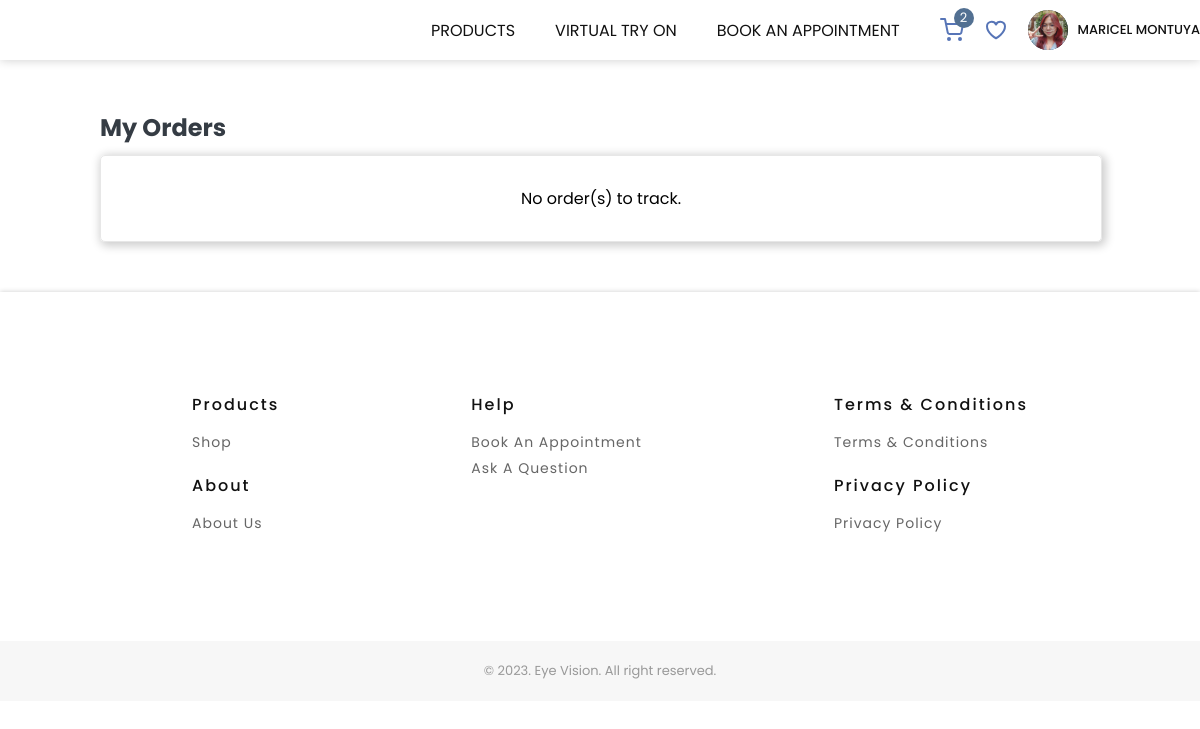
The app's page /shop/orders.php (signed in), older data.
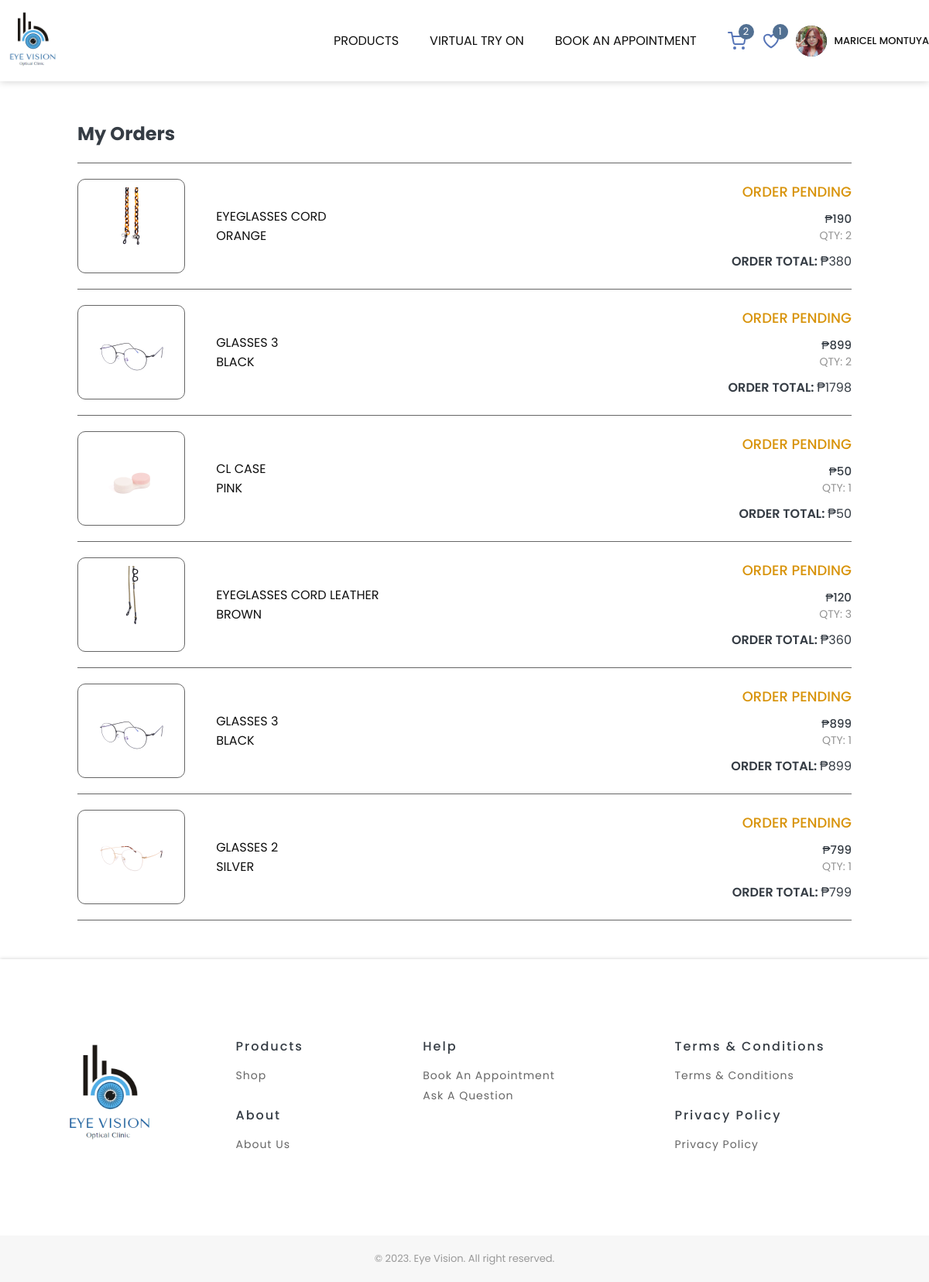
The same page, newer data.
### tables this page shows
CREATE TABLE `logo` (
  `id` int(11) NOT NULL,
  `Image` text NOT NULL
);

CREATE TABLE `orders` (
  `orderID` varchar(10) NOT NULL,
  `Product_ID` varchar(10) NOT NULL,
  `Product_name` varchar(50) NOT NULL,
  `Quantity` int(11) NOT NULL,
  `Price` varchar(5) NOT NULL,
  `User_id` int(11) NOT NULL,
  `User_name` varchar(50) NOT NULL,
  `User_email` varchar(50) NOT NULL,
  `Phone` varchar(15) NOT NULL,
  `Address` text NOT NULL,
  `Note` text NOT NULL,
  `Status` varchar(15) NOT NULL,
  `DateOrdered` datetime NOT NULL DEFAULT current_timestamp()
);

CREATE TABLE `products` (
  `ID` varchar(10) NOT NULL,
  `Name` varchar(100) NOT NULL,
  `Price` varchar(5) NOT NULL,
  `Color` varchar(20) NOT NULL,
  `Category` varchar(50) NOT NULL,
  `Description` text NOT NULL,
  `Stock` int(11) NOT NULL,
  `Image` text NOT NULL
);

### shop/orders.php (the view, shortened to what this page needs)
<?php
    $user_id = $_SESSION['user_id'];
    include '../db_connection.php';
    mysqli_select_db($con, 'user');
    function getStatusColorClass($status){
        switch ($status) {
            case 'Order Pending':
                return 'orange-text';
        }
    }
?>
<!DOCTYPE html>
<html lang="en">
<head>
    <link rel="stylesheet" href="../styles/global.css?v=2" />
    <link rel="stylesheet" href="../styles/orders.css?v=10" />
</head>
<body>
    <section id="navigation-bar">
        <div class="navbar">
            <div>
                <a href="index.php" class="logo">
                    <?php
                        mysqli_select_db($con, 'cms');
                        $getLogo = "SELECT * FROM logo WHERE id = '1'";
                        $logo = mysqli_query($con, $getLogo);
                        while ($row = mysqli_fetch_array($logo)){
                            $image = $row['Image'];
                            echo "<img src='../public/images/$image' alt='Logo' height='85px'>";
                        }
                    ?> </a>
            </div>
            <div class="nav-items">
                <div class="dropdown">
                    <a>Products</a>
                        <?php
                            include '../db_connection.php';
                            mysqli_select_db($con, 'product');
                        ?>
                </div>
                <a href="virtual-try-on.php">Virtual Try On</a>
                <a href="appointment.php">Book an Appointment</a>
                <div class="svg-items">
                    <a href="cart.php" class="dropbtn cart">
                        <?php
                            if(isset($_SESSION['is_logged_in']) && $_SESSION['is_logged_in'] === true){
                                mysqli_select_db($con, 'user');
                                $sql = "SELECT COUNT(*) AS totalItems FROM cart WHERE User_id = '$user_id'";
                                $res = mysqli_query($con, $sql);
                                if ($res) {
                                    $row = mysqli_fetch_assoc($res);
                                    $totalItems = $row['totalItems'];
                                    if ($totalItems != 0){
                                        echo "<span class='item-number'>$totalItems</span>" ;
                                    }
                                }
                            }
                        ?>
                    </a>
                    <a href="wishlist.php" class="dropbtn wishlist">
                        <?php
                            if(isset($_SESSION['is_logged_in']) && $_SESSION['is_logged_in'] === true){
                                mysqli_select_db($con, 'user');
                                $sql = "SELECT COUNT(*) AS totalItems FROM wishlist WHERE User_id = '$user_id'";
                                $res = mysqli_query($con, $sql);
                                if ($res) {
                                    $row = mysqli_fetch_assoc($res);
                                    $totalItems = $row['totalItems'];
                                    if ($totalItems != 0){
                                        echo "<span class='item-number'>$totalItems</span>" ;
                                    }
                                }
                            }
                        ?>
                    </a>
                    <div class="dropdown">
                        <div class="dropbtn">
                            <div class="navImage" id="navImage">
                                <img src="#" alt="" id="navbarProfile">
                            </div>
                            <p id="user">My Account</p>
                        </div>
                    </div>
                </div>
            </div>
        </div>
    </section>
    <section class="order-container">
        <div class="">
            <?php
                $getOrderDetails = "SELECT orderID, Product_ID, Product_name, Quantity, a.Price as origPrice, b.Price, Color, Image, User_id, User_name, User_email, Phone, Address, Note, Status FROM product.products a join user.orders b on a.ID = b.Product_ID WHERE User_id = '$user_id'";
                $result = mysqli_query($con, $getOrderDetails);
            ?>
            <?php if(mysqli_num_rows($result) === 0){
                echo " <div class='no-items'>
                            <h2 class='dark-text'>My Orders</h2>
                            <div class='order-card'>
                            <p>No order(s) to track.</p>
                        </div>
                        </div>";
            } else { ?>
            <div class="">
                <div class="">
                    <h2 class="dark-text header">My Orders</h2>
                    <?php while ($row = mysqli_fetch_array($result)){?>
                    <div class="divider"></div>
                    <a href="order-track.php?order-id=<?php echo $row['orderID']?>" class="order-item">
                        <div class="item-image">
                            <img src="../public/images/<?php echo $row['Image']?>"
                                alt="<?php echo $row['Product_name']?>" height="100">
                        </div>
                        <div class="order-detail">
                            <p><?php echo $row['Product_name']?></p>
                            <p>
                                <?php echo $row['Color']?>
                            </p>
                        </div>
                        <div class="order-detail-2">
                            <p class="status <?php echo getStatusColorClass($row['Status']); ?>">
                                <?php echo $row['Status']?>
                            </p>
                            <p class="price">₱<?php echo $row['origPrice']?></p>
                            <p class="quantity">Qty: <?php echo $row['Quantity']?></p>
                            <p class="total">Order Total: <span class="total-price"> ₱<?php echo $row['Price']?></span>
                            </p>
                        </div>
                    </a>
                    <?php }?>
                    <div class="divider"></div>
                </div>
            </div>
            <?php }?>
        </div>
    </section>
    <footer>
        <div class="container">
            <div class="footer-content">
                <div class="footer-logo">
                    <a href="index.php">
                        <?php
                        mysqli_select_db($con, 'cms');
                        $getLogo = "SELECT * FROM logo WHERE id = '1'";
                        $logo = mysqli_query($con, $getLogo);
                        while ($row = mysqli_fetch_array($logo)){
                            $image = $row['Image'];
                            echo "<img src='../public/images/$image' alt='Logo' height='150'>";
                        }
                    ?> </a>
                </div>
                <div class="two-column">
                    <div>
                        <h3 class="dark-text">Products</h3>
                        <div class="footer-item">
                            <a href="index.php">Shop</a>
                        </div>
                    </div>
                    <div>
                        <h3 class="dark-text">About</h3>
                        <div class="footer-item">
                            <a href="../about.php">About Us</a>
                        </div>
                    </div>
                </div>
                <div>
                    <h3 class="dark-text">Help</h3>
                    <div class="footer-item">
                        <a href="appointment.php">Book an appointment</a>
                        <a href="../contact.php">Ask a question</a>
                    </div>
                </div>
                <div class="two-column">
                    <div>
                        <h3 class="dark-text">Terms & Conditions</h3>
                        <div class="footer-item">
                            <a href="">Terms & Conditions</a>
                        </div>
                    </div>
                    <div>
                        <h3 class="dark-text">Privacy Policy</h3>
                        <div class="footer-item">
                            <a href="">Privacy Policy</a>
                        </div>
                    </div>
                </div>
            </div>
        </div>
    </footer>
    <div class="footer-bottom">
        <div class="footer-container">
            <p>© 2023. Eye Vision. All right reserved.</p>
        </div>
    </div>
</body>
</html>

### styles/global.css (style rules this page uses)
html { scroll-behavior: smooth; }
body { margin: 0; color: #353c44; font-family: "Poppins", sans-serif; background-color: white; font-size: 16px; }
p, h1, h2, h3, h4, h5, h6 { margin: 0; }
.container { max-width: 1336px; margin: auto; padding: 100px 0; }
a { text-decoration: none; color: #111111; font-weight: 400; padding: 0; text-transform: uppercase; }
::placeholder { color: #999999; opacity: 1; }
.logo { line-height: 0; display: flex; align-items: center; }
#navigation-bar { position: sticky; z-index: 30; top: 0; background-color: white; width: 100%; box-shadow: 0px 0px 10px 0px rgba(0, 0, 0, 0.2); }
.navbar { padding: 10px 0; display: flex; justify-content: space-between; align-items: center; max-width: 1336px; margin: auto; background-color: white; }
.logo { font-size: 20px; letter-spacing: 5px; }
.nav-items { display: flex; align-items: center; gap: 40px; position: relative; }
.dropbtn { align-items: center; border: none; display: flex; font-size: 13px; gap: 10px; }
#user { color: #111111 !important; text-transform: uppercase; }
.dropdown { position: relative; display: inline-block; }
.svg-items { display: flex; font-size: 13px; gap: 20px; align-items: center; color: white; font-weight: 500; }
.navImage { width: 40px; height: 40px; margin: auto; border-radius: 100%; display: flex; justify-content: center; align-items: center; background-color: #172b4d; color: white !important; }
.navImage img { width: 100%; height: 100%; border-radius: 100%; display: none; }
#navImage { display: none; }
footer { box-shadow: 0px 0px 5px 0px rgba(0, 0, 0, 0.2); }
.footer-content { display: inline-grid; gap: 20px; width: 100%; grid-template-columns: auto auto auto auto; }
.footer-content h3 { font-weight: 500; font-size: 16px; letter-spacing: 2px; color: #111111; }
.footer-item { display: flex; flex-direction: column; margin-top: 15px; gap: 5px; }
.footer-logo { display: flex; justify-content: center; }
.two-column { display: inline-grid; gap: 20px; width: 100%; grid-template-columns: auto; }
.footer-item a { color: #666666; font-weight: 400; text-transform: capitalize; letter-spacing: 1px; font-size: 14px; }
footer h3, p { cursor: default; }
.footer-bottom { background-color: #f7f7f7; }
.footer-container { max-width: 1336px; margin: auto; padding: 20px 0; color: #999999; font-size: 13px; text-align: center; }
.item-number { width: 20px; text-align: center; height: 20px; border-radius: 100px; background-color: #527092; color: white; position: absolute; top: -10px; right: -10px; }
.cart, .wishlist { position: relative; }
.orange-text { color: #d8930a; font-weight: 500; font-size: 18px; margin-bottom: 10px; }

### styles/orders.css (style rules this page uses)
.order-container { max-width: 1000px; margin: auto; padding: 50px 0; }
.header { margin-bottom: 20px; color: #3f61ad; }
.order-item { display: flex; padding: 20px 0; gap: 40px; align-items: center; }
.divider { height: 1px; width: 100%; background-color: #666666; }
.item-image { border: 1px solid #666666; line-height: 0; border-radius: 10px; padding: 10px; width: 150px; display: flex; justify-content: center; }
.order-detail { width: 30%; }
.order-detail-2 { width: 70%; display: flex; flex-direction: column; align-items: end; font-weight: 500; color: #353c44; cursor: pointer; }
.price { font-size: 15px; }
.quantity { color: #929292; font-size: 14px; font-weight: 400; }
.total { font-size: 16px; font-weight: 600; margin-top: 10px; }
.total-price { font-weight: 400; }
.order-card { border: 1px solid #e7e7e7; border-radius: 5px; box-shadow: 2px 2px 10px 2px rgba(0, 0, 0, 0.2); color: #000000; font-size: 16px; padding: 30px 0; margin-top: 10px; width: 100%; text-align: center; }

Row changes from the older to the newer data that the page shows:
added logo: Image (picture)
added orders: Product_ID.Image (picture), Product_name "EYEGLASSES CORD", Product_ID.Color "ORANGE", Status "ORDER PENDING", Product_ID.Price "190", Quantity "2", Price "380"
added orders: Product_ID.Image (picture), Product_name "GLASSES 3", Product_ID.Color "BLACK", Status "ORDER PENDING", Product_ID.Price "899", Quantity "2", Price "1798"
added orders: Product_ID.Image (picture), Product_name "CL CASE", Product_ID.Color "PINK", Status "ORDER PENDING", Product_ID.Price "50", Quantity "1", Price "50"
added orders: Product_ID.Image (picture), Product_name "EYEGLASSES CORD LEATHER", Product_ID.Color "BROWN", Status "ORDER PENDING", Product_ID.Price "120", Quantity "3", Price "360"
added orders: Product_ID.Image (picture), Product_name "GLASSES 3", Product_ID.Color "BLACK", Status "ORDER PENDING", Product_ID.Price "899", Quantity "1", Price "899"
added orders: Product_ID.Image (picture), Product_name "GLASSES 2", Product_ID.Color "SILVER", Status "ORDER PENDING", Product_ID.Price "799", Quantity "1", Price "799"
Text that changed along with them:
$totalItems: (not shown) → "1"
text no longer shown: "No order(s) to track."
